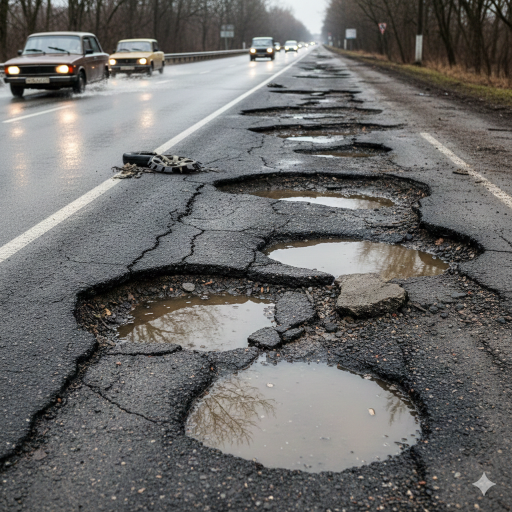
#> input picture Gov/Images/Gemini_Generated_Image_sxqkasxqkasxqkas.png, 1024 x 1024 px (shown at 1/2 size); its folder holds only this picture in this run
$ python authenticity_verifier.py ../Images/Gemini_Generated_Image_sxqkasxqkasxqkas.png '../Images/fixed road photo_2026-01-25656.jpg'   (older library calls are emulated)
#> lines starting #> are read from the running program, lines starting #| are printed output that depends on the picture; long printed decimals are rounded
import sys
import os
import json
import numpy as np
import cv2
import joblib
from PIL import Image, ImageChops, ImageEnhance
from PIL.ExifTags import TAGS, GPSTAGS

# Garbage Model Constants
GARBAGE_MODEL_PATH = os.path.join(os.path.dirname(__file__), '..', 'garbage_model_sklearn.pkl')
IMG_SIZE_HOG = (64, 64)
GARBAGE_MODEL = None

def load_garbage_model():
    """Loads the garbage model globally."""
    global GARBAGE_MODEL
    if GARBAGE_MODEL is None and os.path.exists(GARBAGE_MODEL_PATH):
        try:
            GARBAGE_MODEL = joblib.load(GARBAGE_MODEL_PATH)
            print("DEBUG: Garbage model loaded.", file=sys.stderr)
        except Exception as e:
            print(f"DEBUG: Error loading garbage model: {e}", file=sys.stderr)

def extract_hog_features(img):
    """Extracts HOG features for the scikit-learn model."""
    try:
        img_resized = cv2.resize(img, IMG_SIZE_HOG)
        gray = cv2.cvtColor(img_resized, cv2.COLOR_BGR2GRAY)
        hog = cv2.HOGDescriptor(_winSize=(64, 64),
                                _blockSize=(16, 16),
                                _blockStride=(8, 8),
                                _cellSize=(8, 8),
                                _nbins=9)
        features = hog.compute(gray)
        return features.flatten()
    except Exception:
        return None

def verify_category_authenticity(image_path, category='Garbage'):
    """
    Verifies if the image content matches the reported category.
    """
    cat_lower = category.lower()

    # Special HOG-based model for Garbage (legacy support)
    if cat_lower == 'garbage':
        try:
            if GARBAGE_MODEL is None and os.path.exists(GARBAGE_MODEL_PATH):
                 # Fallback load if not pre-loaded
                 load_garbage_model()

            if GARBAGE_MODEL:
                img = cv2.imread(image_path)
                if img is None: return None
                features = extract_hog_features(img)
                if features is None: return None
                prob = GARBAGE_MODEL.predict_proba(features.reshape(1, -1))[0][1]
                return {"is_match": bool(prob > 0.5), "confidence": float(prob)}
        except Exception as e:
            print(f"DEBUG: Garbage verification error: {e}", file=sys.stderr)
            pass

    # For all categories, we now rely on the unified_image_classifier
    # which is called from the controller. This function can be a placeholder
    # or we can integrate it here if needed for standalone use.
    return None

def get_exif_data(image):
    """Extracts EXIF data from an image."""
    exif_data = {}
    try:
        info = image._getexif()
        if info:
            for tag, value in info.items():
                decoded = TAGS.get(tag, tag)
                if decoded == "GPSInfo":
                    gps_data = {}
                    for t in value:
                        sub_decoded = GPSTAGS.get(t, t)
                        gps_data[sub_decoded] = value[t]
                    exif_data[decoded] = gps_data
                else:
                    exif_data[decoded] = value
    except Exception:
        pass
    return exif_data

def perform_ela(image_path, quality=90):
    """
    Performs Error Level Analysis (ELA) on an image using in-memory buffers.
    Returns a score indicating the likelihood of manipulation.
    """
    try:
        from io import BytesIO

        original = Image.open(image_path).convert('RGB')

        # Save to memory buffer instead of disk
        buffer = BytesIO()
        original.save(buffer, 'JPEG', quality=quality)
        buffer.seek(0)

        temporary = Image.open(buffer)

        ela_image = ImageChops.difference(original, temporary)

        # Calculate extreme values
        extrema = ela_image.getextrema()
        max_diff = max([ex[1] for ex in extrema])
        if max_diff == 0:
            max_diff = 1

        scale = 255.0 / max_diff
        ela_image = ImageEnhance.Brightness(ela_image).enhance(scale)

        # Calculate average brightness of ELA image
        stat = np.array(ela_image).mean()

        return float(stat)
    except Exception:
        return 0.0

def analyze_noise(image_path):
    """
    Analyzes noise consistency in the image using vectorized operations.
    Manipulated images often have inconsistent noise patterns.
    """
    try:
        img = cv2.imread(image_path)
        if img is None: return 0.0
        img_gray = cv2.cvtColor(img, cv2.COLOR_BGR2GRAY)

        # Use a high-pass filter to extract noise/edges
        kernel = np.array([[-1, -1, -1], [-1, 8, -1], [-1, -1, -1]])
        noise = cv2.filter2D(img_gray, -1, kernel)

        # Split image into 8x8 blocks and calculate variance consistency
        # Vectorized approach using reshaping
        h, w = noise.shape
        block_size = 32

        # Crop to multiple of block_size
        h_crop = h - (h % block_size)
        w_crop = w - (w % block_size)

        if h_crop < block_size or w_crop < block_size:
            return float(np.std(noise))

        noise_crop = noise[:h_crop, :w_crop]

        # Reshape to (n_blocks_y, block_size, n_blocks_x, block_size)
        # Then transpose to (n_blocks_y, n_blocks_x, block_size, block_size)
        blocks = noise_crop.reshape(h_crop // block_size, block_size, w_crop // block_size, block_size)
        blocks = blocks.transpose(0, 2, 1, 3)

        # Calculate variance for each block
        block_variances = np.var(blocks, axis=(2, 3)).flatten()

        if block_variances.size == 0:
            return float(np.std(noise))

        # If noise is consistent, the coefficient of variation should be low
        # Inconsistent noise (tampering) leads to high variance of variances
        var_of_vars = np.std(block_variances) / (np.mean(block_variances) + 1e-6)

        return float(var_of_vars)
    except Exception:
        return 0.0

def verify_authenticity(image_path, category='Garbage'):
    results = {
        "score": 0.0,
        "details": {},
        "is_authentic": False,
        "category_verification": None
    }

    try:
        if not os.path.exists(image_path):
            return results

        img_pil = Image.open(image_path)
#> img_pil is the input picture: PIL image 1024x1024 RGBA; mean R, G, B, A 107.3, 106.6, 105.3, 255
        exif = get_exif_data(img_pil)
#> exif = 0 items

        # 0. Category Verification (Integration of the new garbage model)
        results["category_verification"] = verify_category_authenticity(image_path, category)
        has_exif = len(exif) > 0
#> has_exif = False
        has_gps = "GPSInfo" in exif
#> has_gps = False
        has_camera = "Make" in exif or "Model" in exif
#> has_camera = False

        metadata_score = 0.5
        if has_exif: metadata_score += 0.2
        if has_camera: metadata_score += 0.15
        if has_gps: metadata_score += 0.15

        results["details"]["has_metadata"] = bool(has_exif)
        results["details"]["has_gps"] = bool(has_gps)
        results["details"]["has_camera_info"] = bool(has_camera)

        # 2. ELA Check (40% weight)
        ela_stat = perform_ela(image_path)
#> in perform_ela, `ela_image = ImageChops.difference(original, temporary)`:
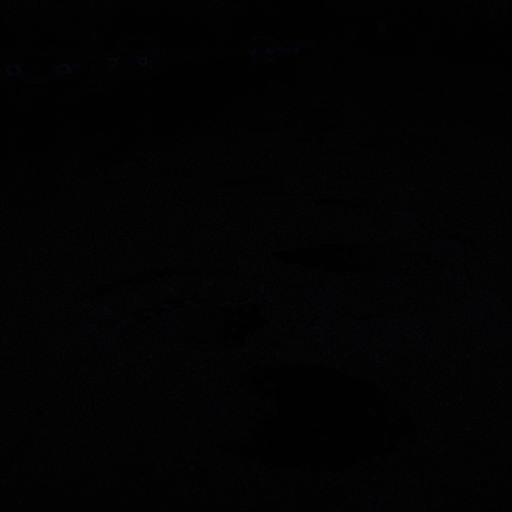
#> ela_image: PIL image 1024x1024 RGB (shown at 1/2 size); mean R, G, B 2.5, 2.2, 2.9
#> in perform_ela, `extrema = ela_image.getextrema()`: extrema = ((0, 28), (0, 18), (0, 49))
#> in perform_ela, `max_diff = max([ex[1] for ex in extrema])`: max_diff = 49
#> in perform_ela, `scale = 255.0 / max_diff`: scale = 5.2
#> in perform_ela, `ela_image = ImageEnhance.Brightness(ela_image).enhance(scale)`:
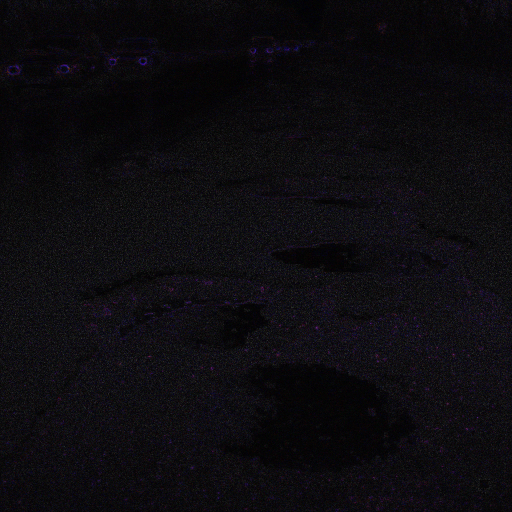
#> ela_image: PIL image 1024x1024 RGB (shown at 1/2 size); mean R, G, B 12.8, 11.2, 14.9
#> in perform_ela, `stat = np.array(ela_image).mean()`: stat = 13
#> ela_stat = 13
        ela_score = 1.0
        if ela_stat > 20.0:
            ela_score = max(0, 1.0 - (ela_stat - 20.0) / 20.0)
        elif ela_stat < 0.1:
            ela_score = 0.6

        results["details"]["ela_stat"] = float(ela_stat)

        # 3. Noise Analysis (25% weight)
        noise_val = analyze_noise(image_path)
#> in analyze_noise, `noise = cv2.filter2D(img_gray, -1, kernel)`:
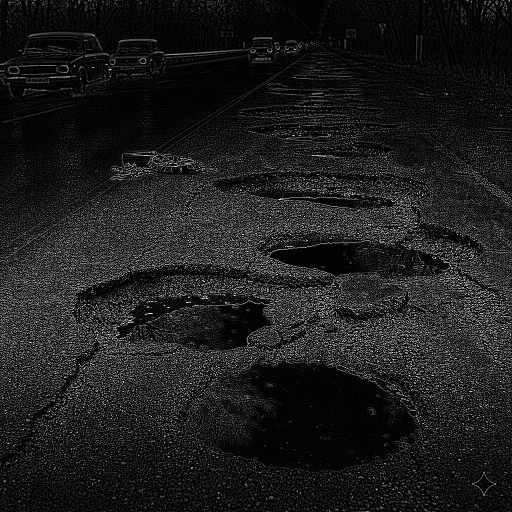
#> noise: shape (1024, 1024) (shown at 1/2 size); min 0, max 255, mean 28.9
#> in analyze_noise, `block_variances = np.var(blocks, axis=(2, 3)).flatten()`: block_variances = 1024 values, max 8658.2 at index 528, min 11.37 at index 19, mean 2532.9
#> in analyze_noise, `var_of_vars = np.std(block_variances) / (np.mean(block_variances) + 1e..`: var_of_vars = 0.956
#> noise_val = 0.956
        # Real photos usually have some noise (std > 2.0)
        # Extremely low noise might indicate computer generated or AI image
        # Extremely high noise might indicate heavy manipulation
        noise_score = 1.0
        if noise_val < 1.0:
            noise_score = 0.5
        elif noise_val > 50.0:
            noise_score = 0.7

        results["details"]["noise_intensity"] = float(noise_val)

        # 4. Sharpness/Blur Analysis (20% weight)
        img_cv = cv2.imread(image_path)
        gray = cv2.cvtColor(img_cv, cv2.COLOR_BGR2GRAY)
        laplacian_var = cv2.Laplacian(gray, cv2.CV_64F).var()
#> laplacian_var = 1413.6
        results["details"]["sharpness"] = float(laplacian_var)

        # Final Score Calculation
        total_score = (metadata_score * 0.15) + \
                      (ela_score * 0.40) + \
                      (noise_score * 0.25) + \
                      (min(1.0, laplacian_var / 300.0) * 0.20)
#> total_score = 0.8

        # Boost score if it has GPS
        if has_gps:
            total_score = min(1.0, total_score + 0.15)

        results["score"] = float(total_score)
        results["is_authentic"] = bool(total_score >= 0.65) # Stricter threshold (was 0.55)

        return results

    except Exception as e:
        results["error"] = str(e)
        return results

if __name__ == "__main__":
    if len(sys.argv) < 2:
        print(json.dumps({"error": "No image path provided"}))
        sys.exit(1)

    image_path = sys.argv[1]
    category = sys.argv[2] if len(sys.argv) > 2 else 'Garbage'
    authenticity_results = verify_authenticity(image_path, category)
#> authenticity_results = 4 items
    print(json.dumps(authenticity_results))
#| {"score": 0.8, "details": {"has_metadata": false, "has_gps": false, "has_camera_info": false, "ela_stat": 12.996, "noise_intensity": 0.9557, "sharpness": 1413.625}, "is_authentic": true, "category_verification": null}

$ run again, on Gov/Images/fixed road photo_2026-01-25656.jpg
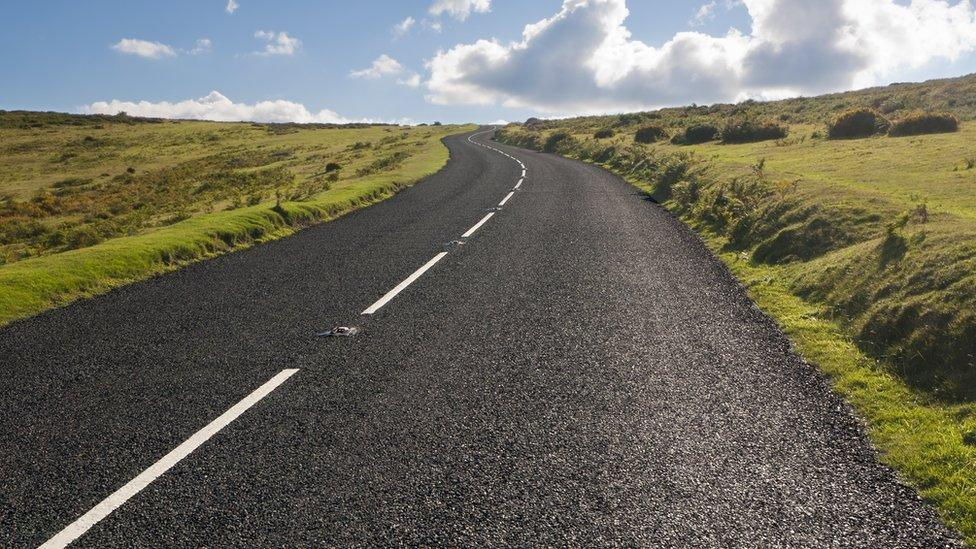
#> input picture Gov/Images/fixed road photo_2026-01-25656.jpg, 976 x 549 px
#> in verify_authenticity, img_pil is the input picture: PIL image 976x549 RGB; mean R, G, B 109.3, 108, 96.1
#> exif = 0 items
#> has_exif = False
#> extrema = ((0, 17), (0, 17), (0, 17))
#> max_diff = 17
#> scale = 15
#> in perform_ela, `ela_image = ImageEnhance.Brightness(ela_image).enhance(scale)`:
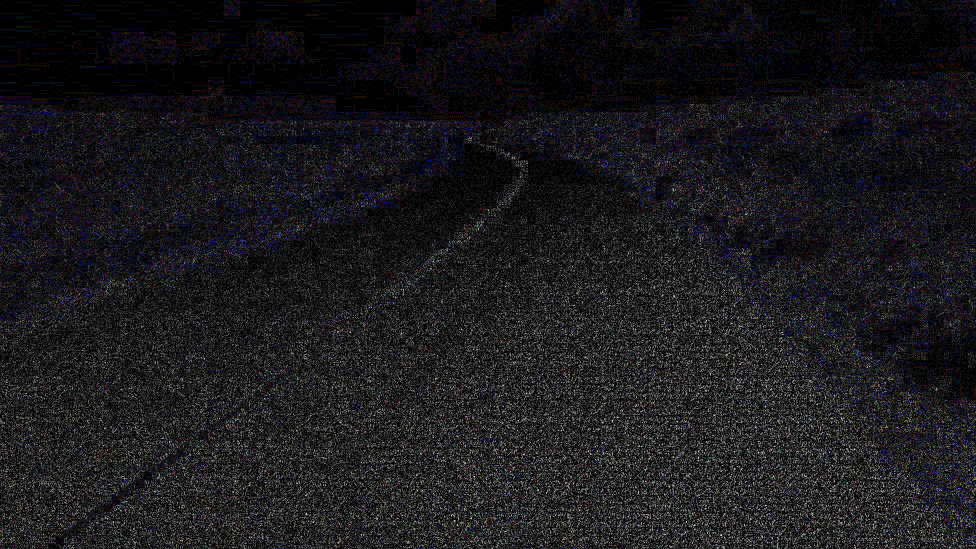
#> ela_image: PIL image 976x549 RGB; mean R, G, B 26.2, 25.7, 28.1
#> stat = 26.66
#> ela_score = 0.667
#> in analyze_noise, `noise_crop = noise[:h_crop, :w_crop]`:
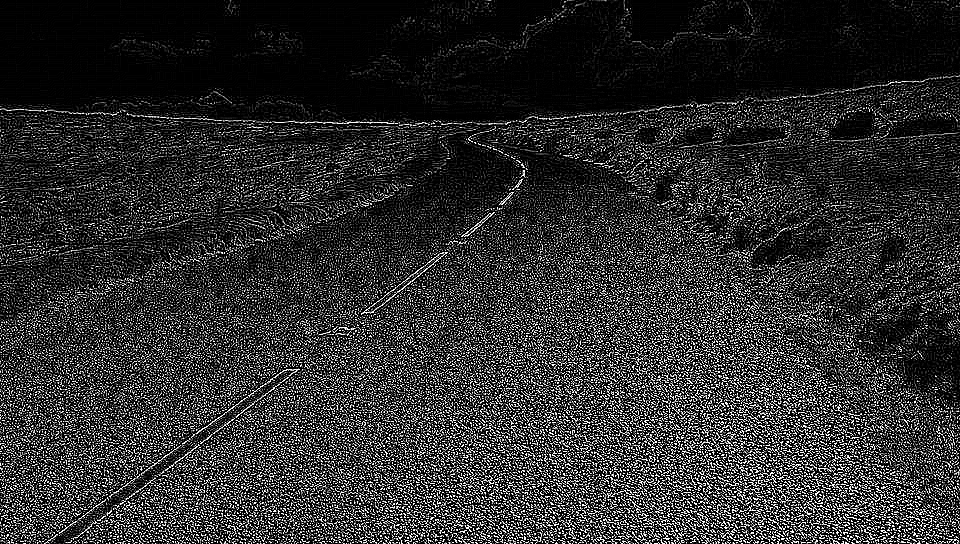
#> noise_crop: shape (544, 960); min 0, max 255, mean 47.5
#> block_variances = 510 values, max 12360.8 at index 504, min 2.26 at index 11, mean 5576.8
#> var_of_vars = 0.696
#> laplacian_var = 7540.1
#> total_score = 0.667
#> authenticity_results = 4 items
#| {"score": 0.6667, "details": {"has_metadata": false, "has_gps": false, "has_camera_info": false, "ela_stat": 26.663, "noise_intensity": 0.6956, "sharpness": 7540.075}, "is_authentic": true, "category_verification": null}

$ run again, on Gov/Images/photo_2025-01-25.jpg
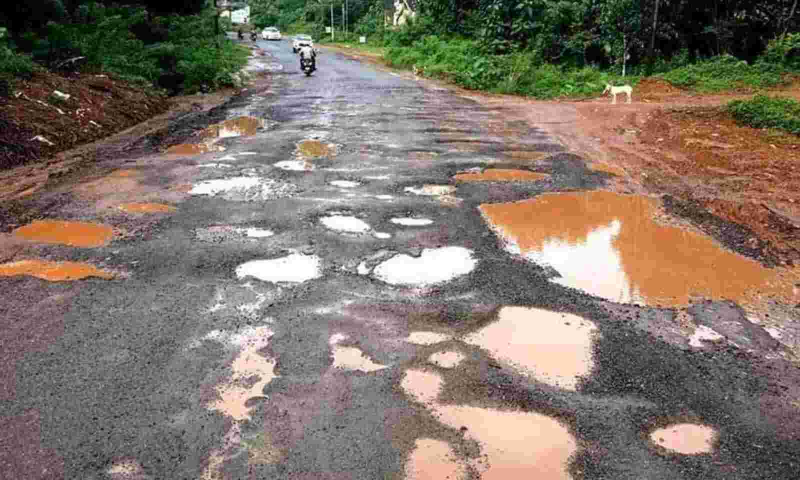
#> input picture Gov/Images/photo_2025-01-25.jpg, 1600 x 960 px (shown at 1/2 size)
#> in verify_authenticity, img_pil is the input picture: PIL image 1600x960 RGB; mean R, G, B 128.5, 116, 104.8
#> exif = 0 items
#> has_exif = False
#> extrema = ((0, 10), (0, 10), (0, 20))
#> max_diff = 20
#> scale = 12.75
#> in perform_ela, `ela_image = ImageEnhance.Brightness(ela_image).enhance(scale)`:
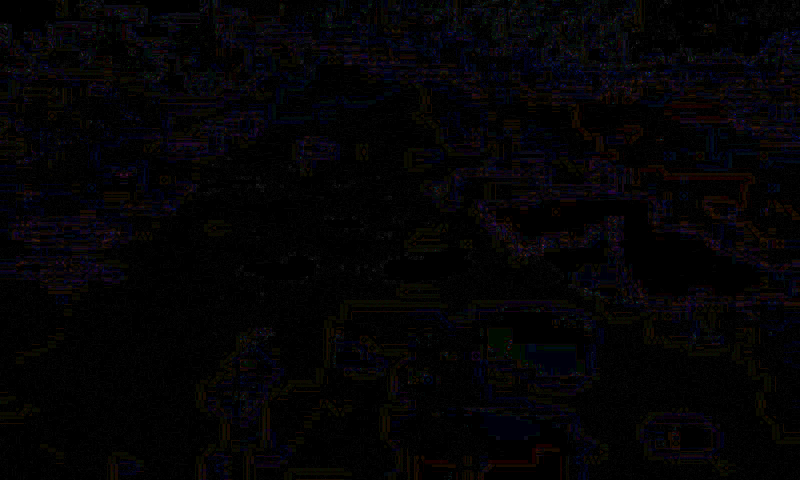
#> ela_image: PIL image 1600x960 RGB (shown at 1/2 size); mean R, G, B 4.1, 3.4, 4.8
#> stat = 4.09
#> in analyze_noise, `noise = cv2.filter2D(img_gray, -1, kernel)`:
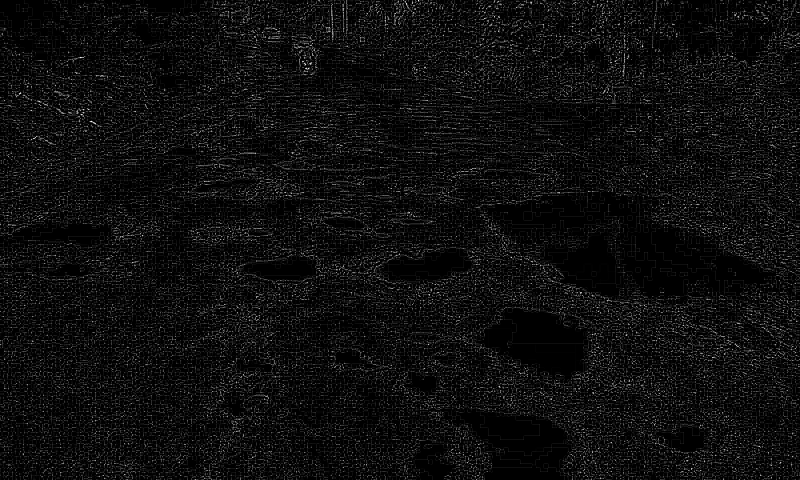
#> noise: shape (960, 1600) (shown at 1/2 size); min 0, max 255, mean 14.3
#> block_variances = 1500 values, max 2922.2 at index 25, min 0 at index 1033, mean 822.3
#> var_of_vars = 0.514
#> laplacian_var = 290.5
#> total_score = 0.794
#> authenticity_results = 4 items
#| {"score": 0.7937, "details": {"has_metadata": false, "has_gps": false, "has_camera_info": false, "ela_stat": 4.089, "noise_intensity": 0.5145, "sharpness": 290.516}, "is_authentic": true, "category_verification": null}
